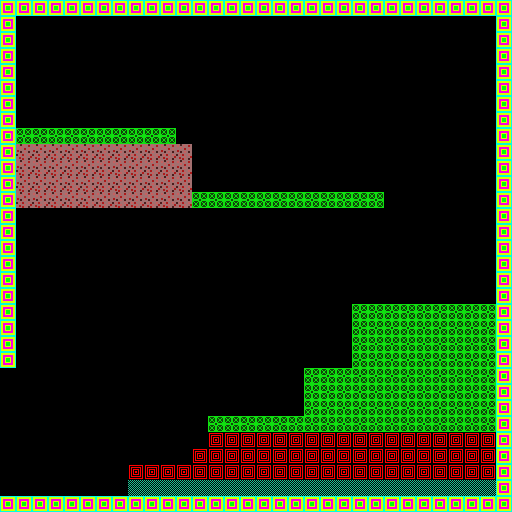

The image is a tile-based game level rendered from a .tmx file. Its description and source (layers, tilesets, objects; grid data summarised) follow:
An orthogonal 32x32 tile map with 16x16 px tiles, 1 tile layer (Tile Layer 1) and 2 objects (teleport, slime).

<map version="1.0" orientation="orthogonal" width="32" height="32" tilewidth="16" tileheight="16">
 <tileset firstgid="1" name="Tiles" tilewidth="16" tileheight="16">
  <image source="ccbResources/Tiles.png" width="800" height="600" />
 </tileset>
 <layer name="Tile Layer 1" width="32" height="32">
  <data>[1024 cells, 355 non-empty, 5 distinct tile ids]</data>
 </layer>
 <objectgroup name="objects" width="32" height="32">
  <object type="teleport" x="3" y="373" width="12" height="115">
   <properties>
    <property name="direction" value="west" />
   </properties>
  </object>
  <object type="slime" x="193" y="177" width="186" height="9" />
 </objectgroup>
</map>
